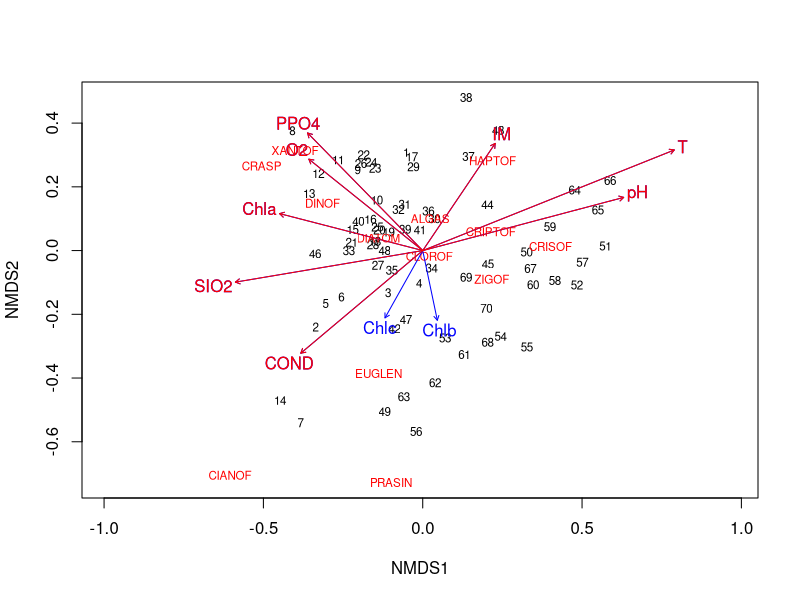

This figure's R source:
#IMPORTAMOS LOS ARCHIVOS FAMILIAS Y VARIABLES_STD de spss.

FAMILIAS = foreign::read.spss("data/M3/MDS/FAMILIAS.sav", to.data.frame = T)
VARIABLES_STD = foreign::read.spss("data/M3/MDS/VARIABLES_STD.sav", to.data.frame = T)
#le decimos en qué columnas tenemos los datos
VARIABLES_STD=VARIABLES_STD[,3:12]
VARIABLES_STD

#le decimos en qué columnas tenemos los datos
FAMILIAS_1=FAMILIAS[,4:16]
FAMILIAS_1

#convertimos los datos en matrices
FAMILIAS_1=as.matrix(FAMILIAS_1)
VARIABLES_1=as.matrix(VARIABLES_STD)
FAMILIAS_1
VARIABLES_1=VARIABLES_1[1:70,]
VARIABLES_1

#realizamos un MDS no métrico (el metaMDS directamente convierte la matriz en datos de 
#distancias utilizando la distancia ecológica de Bray-Curtis) 
#por defecto la solución la da en dos dimensiones.
library(vegan)

ord <- metaMDS(FAMILIAS_1)
ord
str(ord)
#realizamos el gráfico (directamente mete los lugares y las especies, es decir
#ya está realizando un "vectorial" para las especies

plot(ord, type="t")


#ahora realizamos el ajuste del modelo vectorial:

fit <- envfit(ord, VARIABLES_1, perm = 999)
summary(fit)
str(fit)
#aquí tenemos los coeficientes de regresión estandarizados para cada variable
#y la bondad de ajuste y la significación en el plano retenido 
fit$vectors


scores(fit, "vectors")

#representamos las variables sobre el anterior gráfico
plot(fit)
#representamos con color azul las variables que no han resultado significativas
plot(fit, p.max = 0.05, col = "red")



